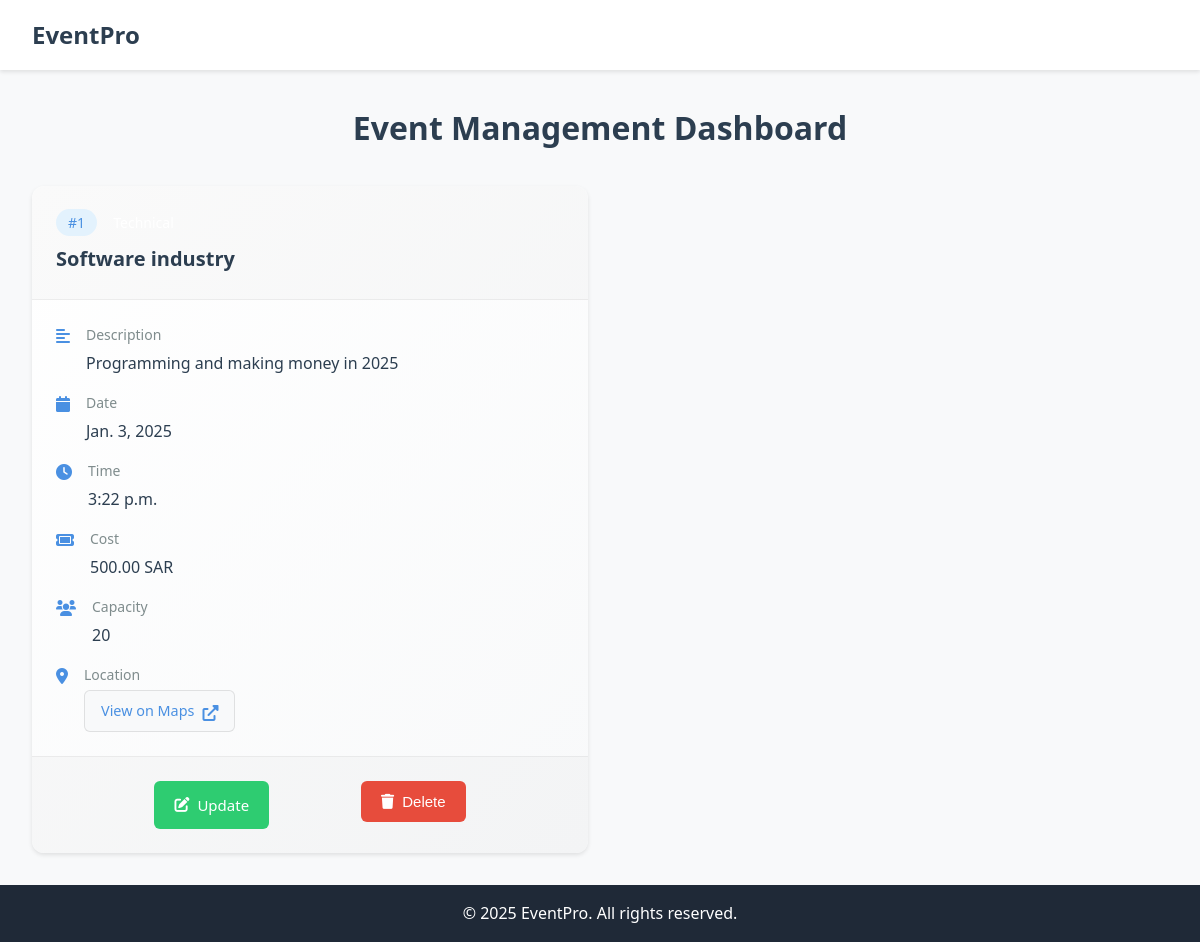
Before: /Manage_Event/ with the older database file.
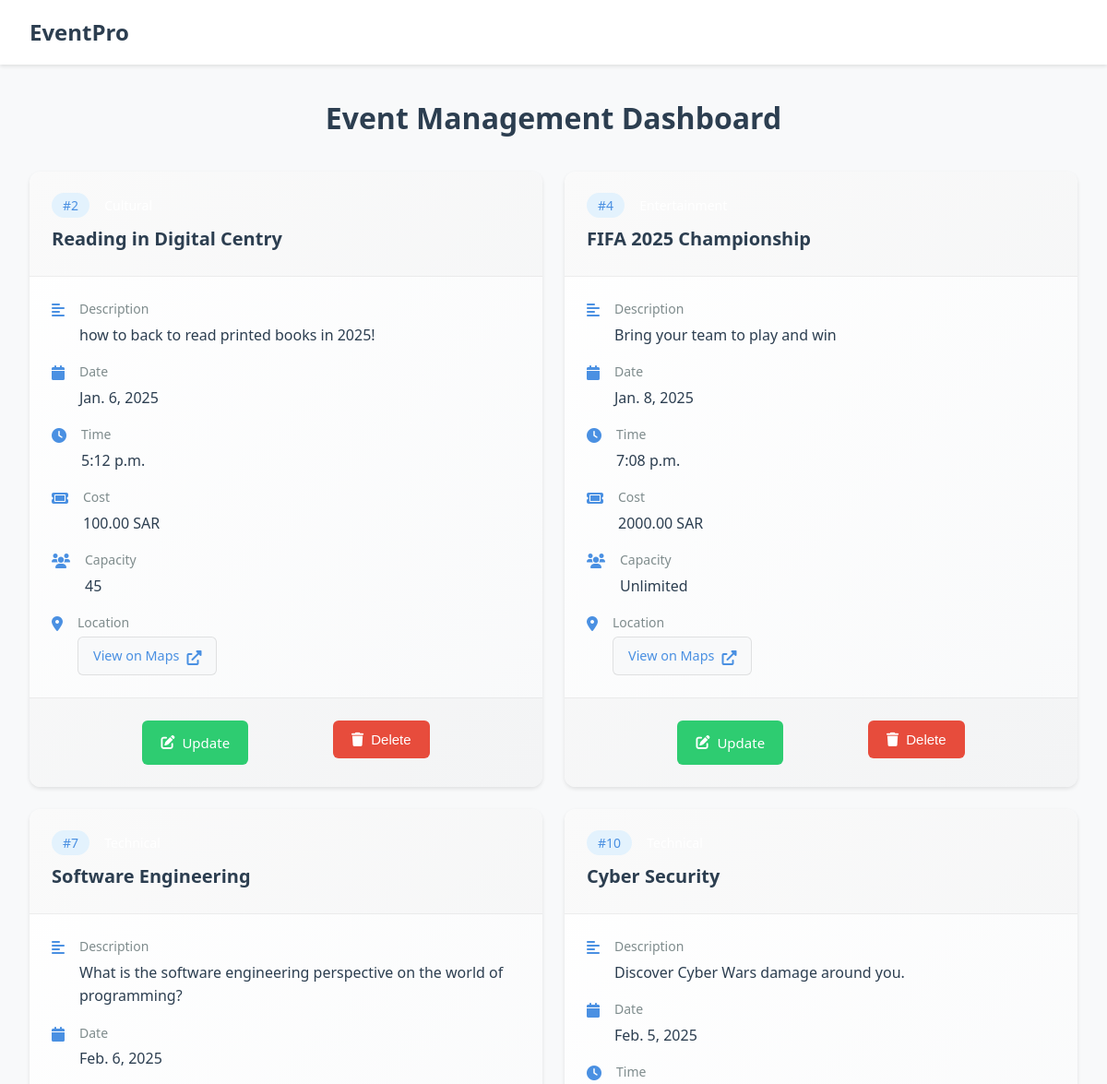
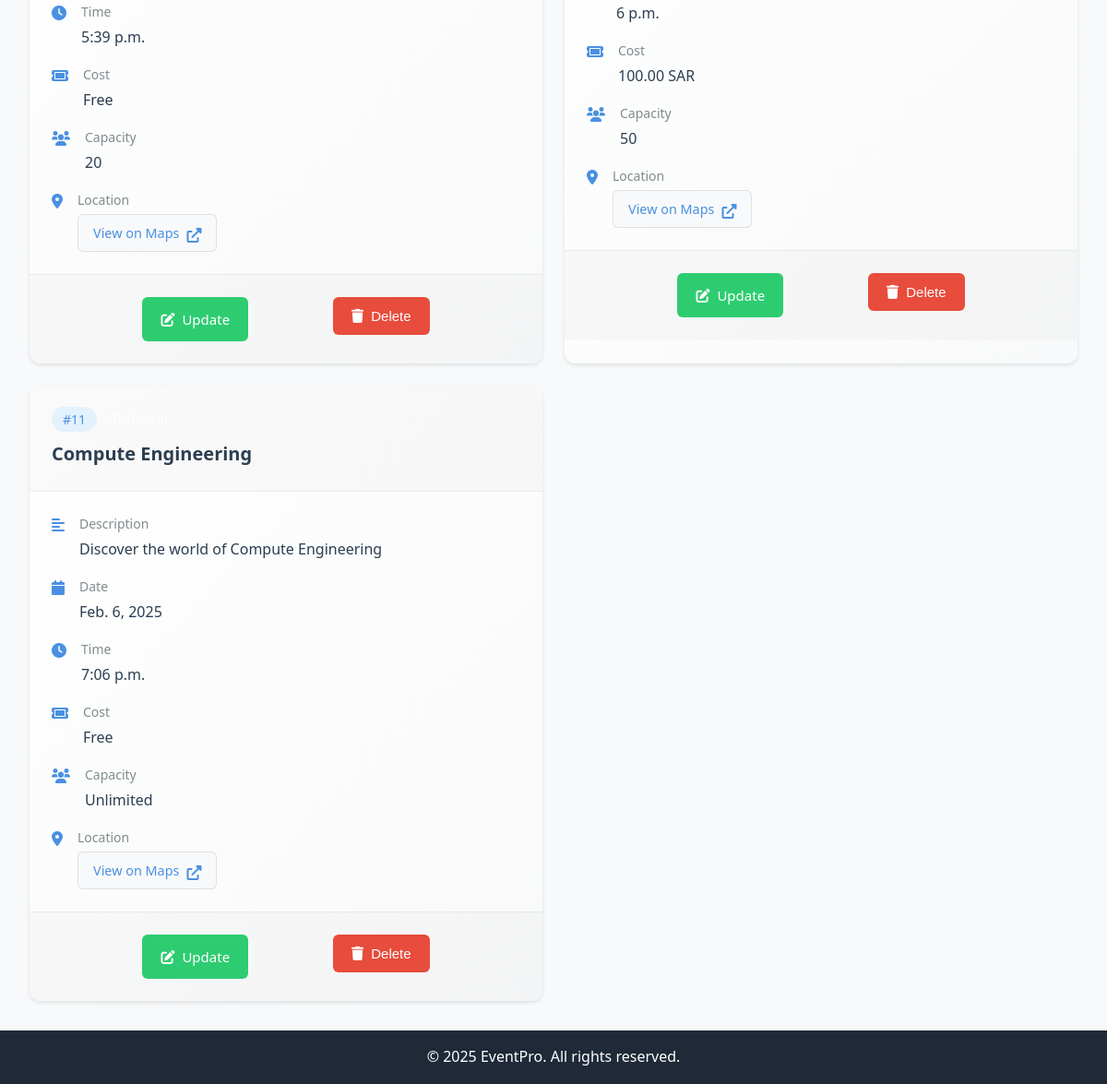
After: the same page with the newer database file (2 pictures, top to bottom).
### User_app/models.py (models this page shows, shortened)
class Event(models.Model):
    EventID = models.AutoField(primary_key=True)
    EventType = models.CharField(max_length=50)
    EventTitle = models.CharField(max_length=70)
    EventDescription = models.TextField()
    EventDate = models.DateField()
    EventTime = models.TimeField()
    EventCost = models.CharField(max_length=20, default='Free')
    EventLocation = models.CharField(max_length=70)
    EventCapacity = models.PositiveIntegerField(null=True, blank=True)
    current_participants = models.PositiveIntegerField(default=0)
    form_configured = models.BooleanField(default=False)

### User_app/views.py (the view)
# urls.py: path('Manage_Event/', ManageEventView.as_view(), name='Manage_Event'),
class ManageEventView(ListView):
        model = Event
        template_name = "Dashboard_Pages/ManageEvent.html"
        context_object_name = 'all'

### User_app/templates/Dashboard_Pages/ManageEvent.html (shortened to what the changed rows need)
<!DOCTYPE html>
<html lang="en">
<head>
<link rel="stylesheet" href="https://cdnjs.cloudflare.com/ajax/libs/font-awesome/6.0.0/css/all.min.css">
</head>
<body>
    <div class="main-wrapper">
        <div class="container">
            <h1 class="main-title">Event Management Dashboard</h1>
            <div class="event-grid">
                {% for item in all %}
                <div class="event-card">
                    <div class="card-header">
                        <span class="event-id">#{{ item.EventID }}</span>
                        <span class="event-type">{{ item.EventType }}</span>
                        <h2 class="event-title">{{ item.EventTitle }}</h2>
                    </div>
                    <div class="event-content">
                        <div class="detail-group">
                            <div class="detail-item">
                                <i class="fas fa-align-left"></i>
                                <div class="detail-content">
                                    <span class="label">Description</span>
                                    <span class="value">{{ item.EventDescription }}</span>
                                </div>
                            </div>
                            <div class="detail-item">
                                <i class="fas fa-calendar"></i>
                                <div class="detail-content">
                                    <span class="label">Date</span>
                                    <span class="value">{{ item.EventDate }}</span>
                                </div>
                            </div>
                            <div class="detail-item">
                                <i class="fas fa-clock"></i>
                                <div class="detail-content">
                                    <span class="label">Time</span>
                                    <span class="value">{{ item.EventTime }}</span>
                                </div>
                            </div>
                            <div class="detail-item">
                                <i class="fas fa-ticket"></i>
                                <div class="detail-content">
                                    <span class="label">Cost</span>
                                    <span class="value">{{ item.EventCost }}</span>
                                </div>
                            </div>
                            <div class="detail-item">
                                <i class="fas fa-users"></i>
                                <div class="detail-content">
                                    <span class="label">Capacity</span>
                                    <span class="value">{% if item.EventCapacity %}{{ item.EventCapacity }}{% else %}Unlimited{% endif %}</span>
                                </div>
                            </div>
                            <div class="detail-item">
                                <i class="fas fa-location-dot"></i>
                                <div class="detail-content">
                                    <span class="label">Location</span>
                                    {% if item.EventLocation %}
                                        <a href="{{ item.EventLocation }}" target="_blank" class="location-link">
                                            View on Maps <i class="fas fa-external-link-alt"></i>
                                        </a>
                                    {% else %}
                                        <span class="value">No location specified</span>
                                    {% endif %}
                                </div>
                            </div>
                        </div>
                    </div>
                    <div class="card-actions">
                        <a href="{% url 'Update_Event' item.EventID %}" class="btn btn-update">
                            <i class="fas fa-edit"></i> Update
                        </a>
                        <form method="post" action="{% url 'Delete_Event' item.EventID %}">
                            <button type="submit" class="btn btn-delete" onclick="return confirm('Are you sure you want to delete this event?')">
                                <i class="fas fa-trash"></i> Delete
                            </button>
                        </form>
                    </div>
                </div>
                {% endfor %}
            </div>
        </div>
    </div>
</body>
</html>

Changed rows visible on the page:
removed Event: EventID "1", EventTitle "Software industry", EventDescription "Programming and making money in 2025", EventDate "Jan. 3, 2025", EventTime "3:22 p.m.", EventCost "500.00 SAR", EventCapacity "20"
added Event: EventID "2", EventTitle "Reading in Digital Centry", EventDescription "how to back to read printed books in 2025!", EventDate "Jan. 6, 2025", EventTime "5:12 p.m.", EventCost "100.00 SAR", EventCapacity "45"
added Event: EventID "4", EventTitle "FIFA 2025 Championship", EventDescription "Bring your team to play and win", EventDate "Jan. 8, 2025", EventTime "7:08 p.m.", EventCost "2000.00 SAR", shows "Unlimited"
added Event: EventID "7", EventTitle "Software Engineering", EventDescription "What is the software engineering perspective on the world of programming?", EventDate "Feb. 6, 2025", EventTime "5:39 p.m.", EventCost "Free", EventCapacity "20"
added Event: EventID "10", EventTitle "Cyber Security", EventDescription "Discover Cyber Wars damage around you.", EventDate "Feb. 5, 2025", EventTime "6 p.m.", EventCost "100.00 SAR", EventCapacity "50"
added Event: EventID "11", EventTitle "Compute Engineering", EventDescription "Discover the world of Compute Engineering", EventDate "Feb. 6, 2025", EventTime "7:06 p.m.", EventCost "Free", shows "Unlimited"
